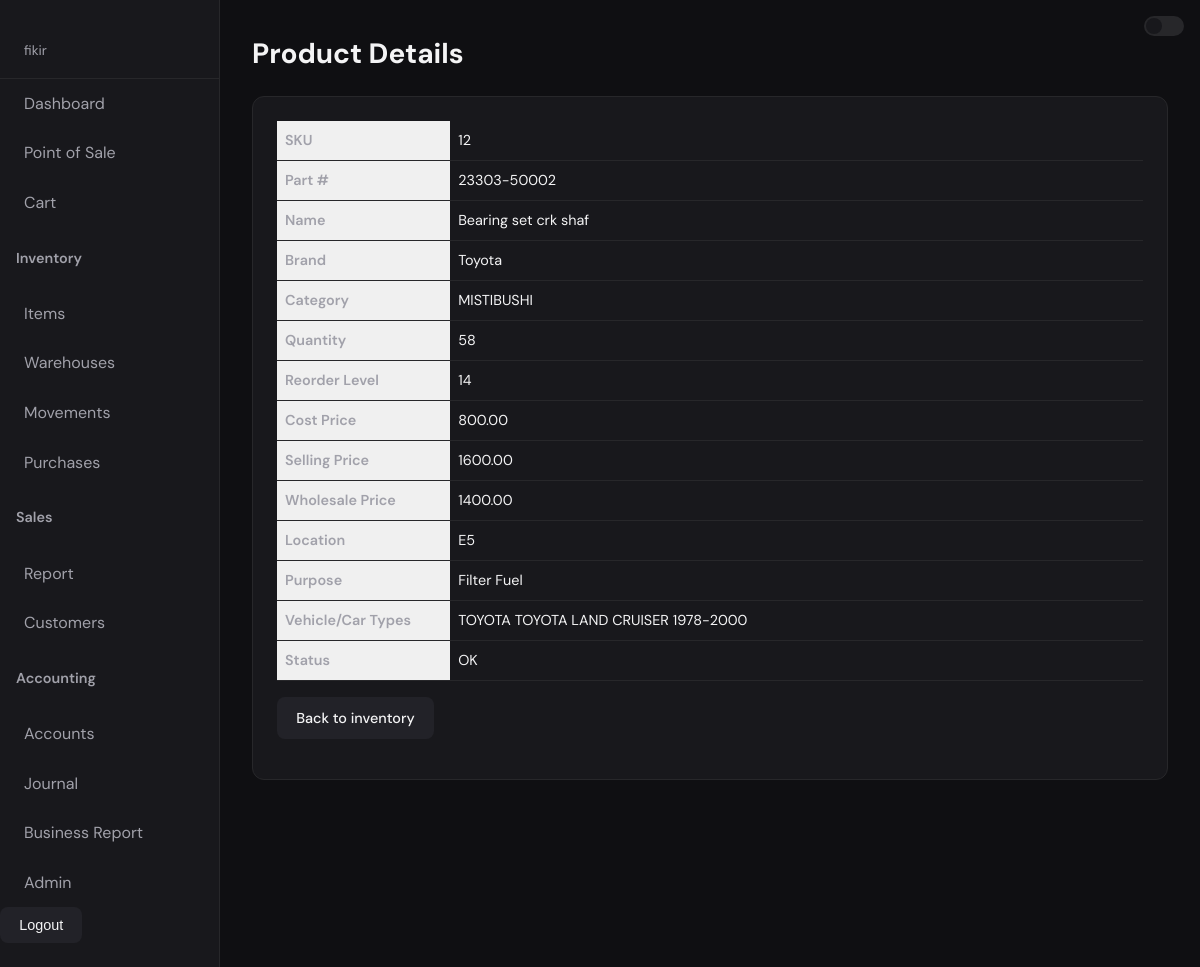
Page /inventory/product/590/ (signed in) on the committed database.
### inventory/models.py (models this page shows, shortened)
class Product(models.Model):
    sku = models.CharField(max_length=50, unique=True, blank=True, help_text="Stock keeping unit")
    part_number = models.CharField(max_length=50, blank=True, help_text="OEM number")
    name = models.CharField(max_length=100)
    brand = models.CharField(max_length=50, blank=True)
    category = models.ForeignKey(Category, on_delete=models.SET_NULL, null=True, blank=True)
    quantity = models.PositiveIntegerField(default=0)
    reorder_level = models.PositiveIntegerField(default=0, help_text="Quantity at which to reorder")
    cost_price = models.FloatField(default=0)
    selling_price = models.FloatField()
    wholesale_price = models.FloatField(default=0)
    location = models.CharField(max_length=150, blank=True, help_text="Physical storage location (shelf, bin)")
    purpose = models.CharField(max_length=150, blank=True, help_text="Part purpose e.g. DIFFERENTIAL PINION")
    vehicle_application = models.TextField(blank=True, help_text="Car/vehicle types this part fits")
    compatibilities = models.ManyToManyField(
        "CarModel",
        blank=True,
        related_name="compatible_products",
        help_text="Vehicle models this part fits"
    )
    LOW_STOCK_THRESHOLD = 5
    def is_low_stock(self):
        return self.quantity <= self.LOW_STOCK_THRESHOLD

class Category(models.Model):
    name = models.CharField(max_length=100)

class CarModel(models.Model):
    make = models.ForeignKey(CarMake, on_delete=models.CASCADE, related_name="models")
    name = models.CharField(max_length=100)
    year_from = models.PositiveIntegerField(null=True, blank=True)
    year_to = models.PositiveIntegerField(null=True, blank=True)
    engine_type = models.CharField(max_length=100, blank=True)
    chassis_prefixes = models.CharField(
        max_length=200,
        blank=True,
        help_text="Comma-separated chassis codes or prefixes used for quick lookup",
    )
    class Meta:
        unique_together = ("make", "name", "year_from", "year_to")
    def __str__(self):
        parts = [self.make.name, self.name]
        if self.year_from and self.year_to:
            parts.append(f"{self.year_from}-{self.year_to}")
        return " ".join(parts)

class CarMake(models.Model):
    name = models.CharField(max_length=100, unique=True)

### inventory/views.py (the view)
# urls.py: path("product/<int:pk>/", views.product_detail, name="product_detail"),
@login_required
def product_detail(request, pk):
    product = get_object_or_404(Product, pk=pk)
    return render(request, "inventory/product_detail.html", {"product": product})

### inventory/templates/inventory/product_detail.html (shortened to what this page needs)
{% extends "base.html" %}
{% block content %}
<h1>Product Details</h1>
<div class="card">
    <table class="detail-table">
        <tr><th>SKU</th><td>{{ product.sku|default:"—" }}</td></tr>
        <tr><th>Part #</th><td>{{ product.part_number|default:"—" }}</td></tr>
        <tr><th>Name</th><td>{{ product.name }}</td></tr>
        <tr><th>Brand</th><td>{{ product.brand|default:"—" }}</td></tr>
        <tr><th>Category</th><td>{{ product.category.name|default:"—" }}</td></tr>
        <tr><th>Quantity</th><td>{{ product.quantity }}</td></tr>
        <tr><th>Reorder Level</th><td>{{ product.reorder_level }}</td></tr>
        <tr><th>Cost Price</th><td>{{ product.cost_price|floatformat:2 }}</td></tr>
        <tr><th>Selling Price</th><td>{{ product.selling_price|floatformat:2 }}</td></tr>
        <tr><th>Wholesale Price</th><td>{{ product.wholesale_price|floatformat:2 }}</td></tr>
        <tr><th>Location</th><td>{{ product.location|default:"—" }}</td></tr>
        <tr><th>Purpose</th><td>{{ product.purpose|default:"—" }}</td></tr>
        <tr><th>Vehicle/Car Types</th><td>
            {% if product.compatibilities.exists %}
                {% for cm in product.compatibilities.all %}
                    {{ cm }}{% if not forloop.last %}, {% endif %}
                {% endfor %}
            {% else %}
                {{ product.vehicle_application|default:"—" }}
            {% endif %}
        </td></tr>
        <tr><th>Status</th><td>{% if product.is_low_stock %}<span class="badge badge-low">Low</span>{% else %}<span class="badge badge-ok">OK</span>{% endif %}</td></tr>
    </table>
    <p style="margin-top:1rem;"><a href="{% url 'product_list' %}" class="btn btn-secondary">Back to inventory</a></p>
</div>
{% endblock %}

### templates/base.html (shortened to what this page needs)
<!DOCTYPE html>
<html lang="en">
<head>
</head>
<body>
    <div class="theme-switch-container">
        <label class="switch">
            <span class="slider round"></span>
        </label>
    </div>
    <div class="layout">
        {% if user.is_authenticated %}
        <nav>
            <div class="nav-user">{{ user.get_username }}</div>
            <a href="{% url 'dashboard' %}" class="{% if request.resolver_match.url_name == 'dashboard' %}active{% endif %}">Dashboard</a>
            <a href="{% url 'pos' %}" class="{% if request.resolver_match.url_name == 'pos' %}active{% endif %}">Point of Sale</a>
            <a href="{% url 'cart' %}" class="{% if request.resolver_match.url_name == 'cart' %}active{% endif %}">Cart</a>
            <h4 style="margin-left:1rem; color:var(--text-muted); font-weight:600; font-size:0.9rem;">Inventory</h4>
            <a href="{% url 'product_list' %}" class="{% if request.resolver_match.url_name == 'product_list' or request.resolver_match.url_name == 'import_inventory' %}active{% endif %}">Items</a>
            <a href="{% url 'warehouse_list' %}" class="{% if request.resolver_match.url_name == 'warehouse_list' %}active{% endif %}">Warehouses</a>
            <a href="{% url 'stockmovement_list' %}" class="{% if request.resolver_match.url_name == 'stockmovement_list' %}active{% endif %}">Movements</a>
            <a href="{% url 'purchase_list' %}" class="{% if request.resolver_match.url_name == 'purchase_list' or request.resolver_match.url_name == 'purchase_add' %}active{% endif %}">Purchases</a>
            <h4 style="margin-left:1rem; color:var(--text-muted); font-weight:600; font-size:0.9rem;">Sales</h4>
            <a href="{% url 'sales_report' %}" class="{% if request.resolver_match.url_name == 'sales_report' %}active{% endif %}">Report</a>
            <a href="{% url 'customer_list' %}" class="{% if request.resolver_match.url_name == 'customer_list' %}active{% endif %}">Customers</a>
            <h4 style="margin-left:1rem; color:var(--text-muted); font-weight:600; font-size:0.9rem;">Accounting</h4>
            <a href="{% url 'account_list' %}" class="{% if request.resolver_match.url_name == 'account_list' %}active{% endif %}">Accounts</a>
            <a href="{% url 'journalentry_list' %}" class="{% if request.resolver_match.url_name == 'journalentry_list' %}active{% endif %}">Journal</a>
            <a href="{% url 'business_report' %}" class="{% if request.resolver_match.url_name == 'business_report' %}active{% endif %}">Business Report</a>
            {% if user.is_staff %}
            <a href="/admin/">Admin</a>
            {% endif %}
            <form method="post" action="{% url 'logout' %}" style="margin-top:auto;">
                <button type="submit" class="btn btn-secondary">Logout</button>
            </form>
        </nav>
        {% else %}
        <nav>
            <a href="{% url 'login' %}" class="btn btn-secondary" style="margin:1rem;">Login</a>
        </nav>
        {% endif %}
        <main>
            {% block content %}{% endblock %}
        </main>
    </div>
</body>
</html>

### templates/base.html (style rules this page uses)
.theme-switch-container { position: fixed; top: 1rem; right: 1rem; z-index: 1000; }
.switch { position: relative; display: inline-block; width: 40px; height: 20px; }
.slider { position: absolute; cursor: pointer; top: 0; left: 0; right: 0; bottom: 0; background-color: var(--border); transition: .4s; border-radius: 20px; }
.slider:before { position: absolute; content: ""; height: 16px; width: 16px; left: 2px; bottom: 2px; background-color: var(--bg-card); transition: .4s; border-radius: 50%; }
:root { --bg: #0f0f12; --bg-card: #18181c; --bg-hover: #222228; --accent: #6366f1; --accent-hover: #818cf8; --text: #f4f4f5; --text-muted: #a1a1aa; --border: #27272a; --success: #22c55e; --error: #ef4444; }
* { box-sizing: border-box; }
body { font-family: 'DM Sans', sans-serif; background: var(--bg); color: var(--text); margin: 0; min-height: 100vh; line-height: 1.6; }
.layout { display: flex; min-height: 100vh; }
nav { width: 220px; background: var(--bg-card); border-right: 1px solid var(--border); padding: 1.5rem 0; }
nav a { display: block; padding: 0.75rem 1.5rem; color: var(--text-muted); text-decoration: none; transition: all 0.2s; }
main { flex: 1; padding: 2rem; max-width: 1200px; margin: 0 auto; }
.card { background: var(--bg-card); border: 1px solid var(--border); border-radius: 12px; padding: 1.5rem; margin-bottom: 1.5rem; }
h1, h2 { margin-top: 0; }
h1 { font-size: 1.75rem; }
table { width: 100%; border-collapse: collapse; font-size: 0.9rem; }
th, td { padding: 0.75rem 1rem; text-align: left; border-bottom: 1px solid var(--border); }
th { background: var(--bg-hover); color: var(--text-muted); font-weight: 600; }
.btn { display: inline-block; padding: 0.6rem 1.2rem; background: var(--accent); color: white; border: none; border-radius: 8px; font-size: 0.9rem; font-weight: 500; cursor: pointer; text-decoration: none; transition: background 0.2s; }
.btn-secondary { background: var(--bg-hover); color: var(--text); }
.nav-user { padding: 1rem 1.5rem; font-size: 0.85rem; color: var(--text-muted); border-bottom: 1px solid var(--border); }

### inventory/templates/inventory/product_detail.html (style rules this page uses)
.detail-table { width:100%; border-collapse: collapse; }
.detail-table th { text-align:left; padding:0.5rem; background:#f0f0f0; width:20%; }
.detail-table td { padding:0.5rem; }

### rows in the picture
Product: sku "12", part_number "23303-50002", name "Bearing set crk shaf", brand "Toyota", category.name "MISTIBUSHI", quantity "58", reorder_level "14", cost_price "800.00", selling_price "1600.00", wholesale_price "1400.00", location "E5", purpose "Filter Fuel"
CarModel: make+name+year_from "TOYOTA TOYOTA LAND CRUISER 1978-2000"

### other values in the picture
{{ user.get_username }} "fikir"
